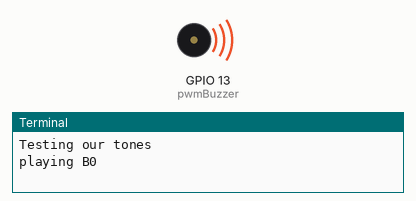
This program was run on a simulated Raspberry Pi (BCM pin numbers). On the bench: buzzer (waves = sounding), the last lines printed to the terminal. At 29.2 s the program stops and its outputs stay as they are.

Above: at 0.1 s.
At 29.3 s:
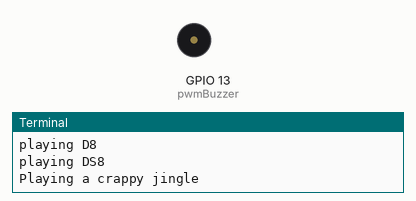
Timing chart, 0 to 30.7 s (numbered marks = the images above):
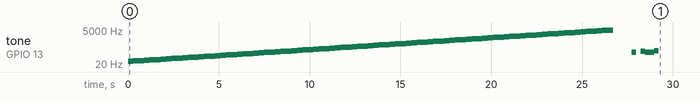

Measured:
- by itself, tone on GPIO 13 (pwmBuzzer): plays 31 Hz for 0.30 s, 33 Hz for 0.30 s, 35 Hz for 0.30 s, 37 Hz for 0.30 s, 39 Hz for 0.30 s, 41 Hz for 0.30 s … (93 notes in this stretch)

The program:

pwmBuzzer.py
```python
from time import sleep
from gpiozero import PWMOutputDevice

buzzerPin = 'GPIO13'

pwmBuzzer = PWMOutputDevice(buzzerPin)

# Tones: Notes / Freq (Hz)
# Stolen from: https://github.com/bhagman/Tone
tones = {
    "B0": 31,
    "C1": 33,
    "CS1": 35,
    "D1": 37,
    "DS1": 39,
    "E1": 41,
    "F1": 44,
    "FS1": 46,
    "G1": 49,
    "GS1": 52,
    "A1": 55,
    "AS1": 58,
    "B1": 62,
    "C2": 65,
    "CS2": 69,
    "D2": 73,
    "DS2": 78,
    "E2": 82,
    "F2": 87,
    "FS2": 93,
    "G2": 98,
    "GS2": 104,
    "A2": 110,
    "AS2": 117,
    "B2": 123,
    "C3": 131,
    "CS3": 139,
    "D3": 147,
    "DS3": 156,
    "E3": 165,
    "F3": 175,
    "FS3": 185,
    "G3": 196,
    "GS3": 208,
    "A3": 220,
    "AS3": 233,
    "B3": 247,
    "C4": 262,
    "CS4": 277,
    "D4": 294,
    "DS4": 311,
    "E4": 330,
    "F4": 349,
    "FS4": 370,
    "G4": 392,
    "GS4": 415,
    "A4": 440,
    "AS4": 466,
    "B4": 494,
    "C5": 523,
    "CS5": 554,
    "D5": 587,
    "DS5": 622,
    "E5": 659,
    "F5": 698,
    "FS5": 740,
    "G5": 784,
    "GS5": 831,
    "A5": 880,
    "AS5": 932,
    "B5": 988,
    "C6": 1047,
    "CS6": 1109,
    "D6": 1175,
    "DS6": 1245,
    "E6": 1319,
    "F6": 1397,
    "FS6": 1480,
    "G6": 1568,
    "GS6": 1661,
    "A6": 1760,
    "AS6": 1865,
    "B6": 1976,
    "C7": 2093,
    "CS7": 2217,
    "D7": 2349,
    "DS7": 2489,
    "E7": 2637,
    "F7": 2794,
    "FS7": 2960,
    "G7": 3136,
    "GS7": 3322,
    "A7": 3520,
    "AS7": 3729,
    "B7": 3951,
    "C8": 4186,
    "CS8": 4435,
    "D8": 4699,
    "DS8": 4978
}

#   Test Tones
print('Testing our tones')
for k,v in tones.items():
    print('playing', k)
    pwmBuzzer.frequency = v
    pwmBuzzer.value = 0.8 # I don't know if this is a limitation of my crappy buzzer or pwm, but I cant use 1.0
    sleep(0.3) # this is our tempo
    pwmBuzzer.value = 0

sleep(1)

#  Crappy jingle
print('Playing a crappy jingle')
for tone in [tones['CS3'], 'P', tones['E3'], tones['CS3'], tones['CS3'], tones['F3'],]:
    if tone != 'P':
        pwmBuzzer.frequency = tone
        pwmBuzzer.value = 0.8
    sleep(0.25) # this is our tempo
    pwmBuzzer.value = 0
```
